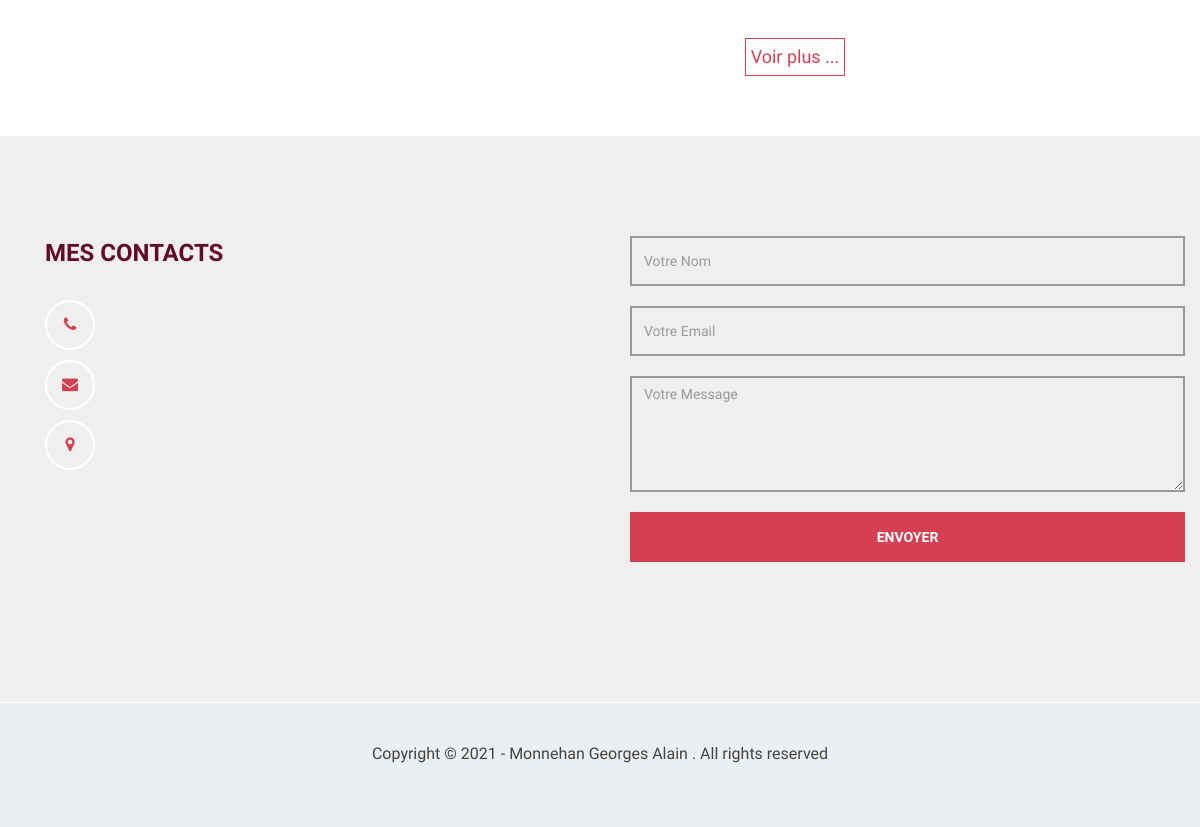
The app's page /curriculum/ (lower part), older data.
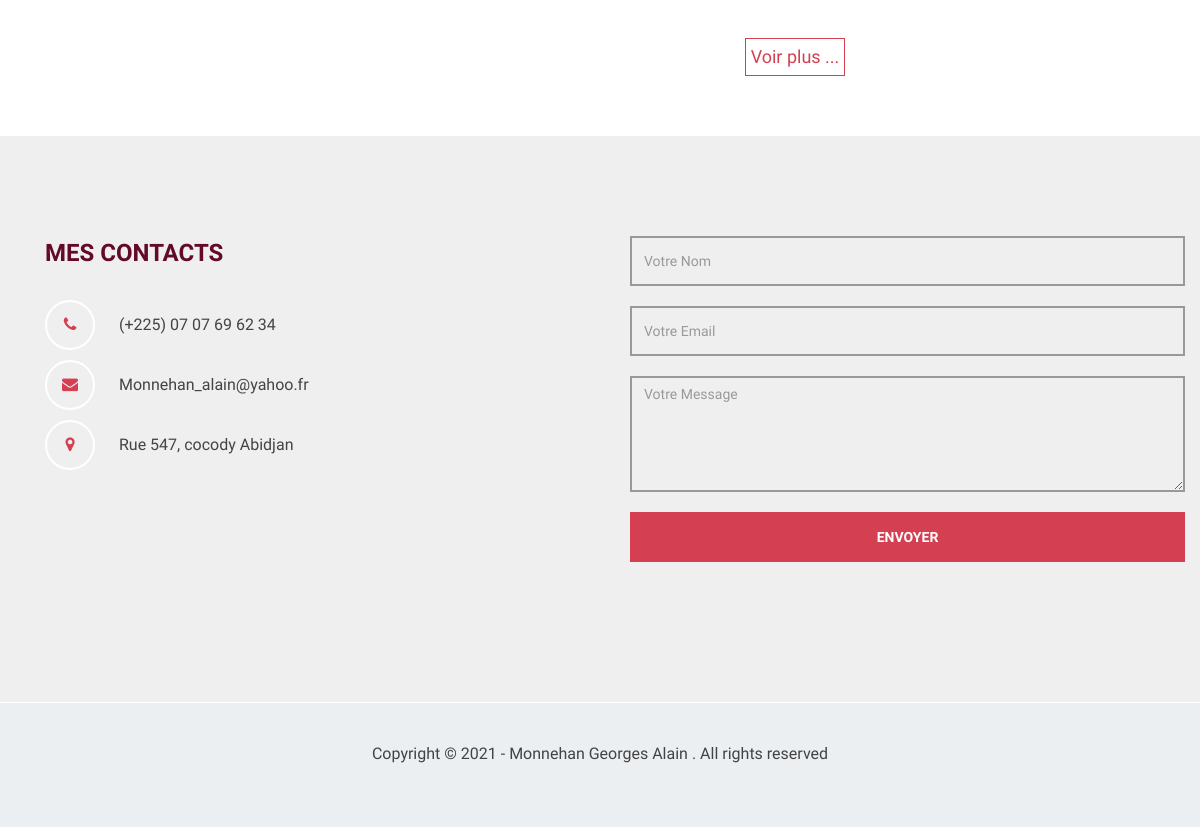
The same page, newer data.
### website/models.py (models this page shows)
class Siteweb(models.Model):
	nom = models.CharField(max_length=255)
	phone = models.CharField(max_length=255)
	email = models.EmailField()
	adresse = models.CharField(max_length=255)
	date_add = models.DateTimeField(auto_now_add=True)
	date_update = models.DateTimeField(auto_now=True)
	status = models.BooleanField(default=True)
	class Meta():
		verbose_name = 'Siteweb'
		verbose_name_plural = 'Sitewebs'

### curriculum/views.py (the view)
# urls.py: path('', views.index, name='index'),
def index(request):
    banner_skills = models_website.Banner_skill.objects.filter(status=True).first
    biographie = models.Biography.objects.filter(status=True).first
    publications =models.Publication.objects.all()
    researches = models.Research.objects.all()
    site = models_website.Siteweb.objects.filter(status=True).first
    return render(request, 'curriculum/index.html', locals())

### professeur/context_processors.py (called while the page is built)
def data(request):
    site = models_website.Siteweb.objects.filter(status=True).first
    return locals()

### curriculum/templates/curriculum/index.html (shortened to what this page needs)
{% extends 'layouts/base.html' %}
{% load static %}
{% block 'main' %}
<div class="container-fluid">
	<section id="publications" class="container">
		<div class="col-md-8">
			{% for publication in publications %}
				<div class="paper">
					<p style="padding: 10px 0;"><span style="color: #343434; font-size: 1.8rem; font-weight: bold;">Abstract : </span> {{ publication.abstract }}</p>
				</div>
			{% endfor %}
			<div style="width: 100%; text-align: center;" data-wow-delay="0.9s">
				<a href="#" class="skills-link">Voir plus ...</a>
			</div>
		</div>
	</section>
</div>
<div id="contact" class="colored-band" style="padding-left: 30px;  padding-right: 30px;">
	<div class="container">
		<div class="row">
			<div class="col-md-6 wow fadeInUp" data-wow-delay="0.6s">
				<address>
					<p class="contact-title" style="color: #630929;">MES CONTACTS</p>
					<p><i class="fa fa-phone"></i> {{site.phone}}</p>
					<p><i class="fa fa-envelope"></i> {{site.email}}</p>
					<p><i class="fa fa-map-marker"></i> {{site.adresse}}</p>
				</address>
			</div>
			<div class="col-md-6 wow fadeInUp" data-wow-delay="0.6s" >
				<form role="form" method="post" action="#">
					<input name="name" type="text" class="form-control" id="name" placeholder="Votre Nom"    v-model='name'>
					<input name="email" type="email" class="form-control" id="email" placeholder="Votre Email"    v-model='email'>
					<textarea name="message" rows="5" class="form-control" id="message" placeholder="Votre Message"    v-model='message'></textarea>
					<input name="send" type="submit" @click.prevent="postData" class="form-control" id="form-submit" value="ENVOYER">
				</form>
			</div>
		</div>
	</div>
</div>
{% endblock %}

Row changes from the older to the newer data that the page shows:
added Siteweb: phone "(+225) 07 07 69 62 34", email "Monnehan_alain@yahoo.fr", adresse "Rue 547, cocody Abidjan"
